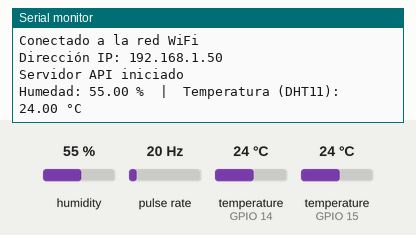
This sketch was run on a simulated ESP32. Parts: the last lines printed to the serial monitor. Wiring (inferred from the names in the program): pulse sensor: data GPIO 4. The test bench sets the inputs (shaded band); at power-on: humidity 55 %, temperature (sensors on GPIO 14, GPIO 15) 24 °C, pulse rate 20 Hz. WiFi joins after 1.5 s; servers stay silent unless stated.

Above: at 3.2 s.
3.3 s: humidity set to 22 %
4.8 s: temperature (sensor on GPIO 14) set to 12 °C
At 6.1 s:
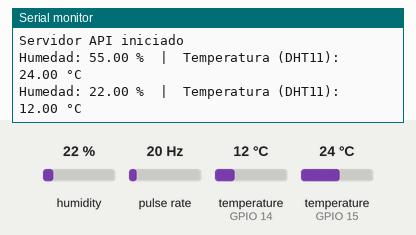
6.3 s: humidity set to 40 %
At 9.9 s:
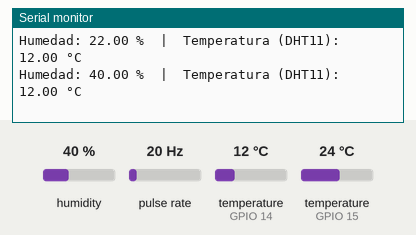
Timing chart, 0 to 11.4 s (numbered marks = the images above; inputs shaded):
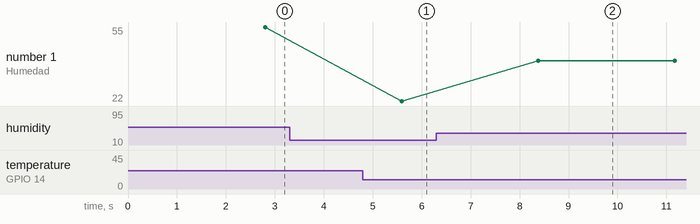

Measured:
- after the input at 4.8 s, the serial monitor: prints a new line after 0.80 s (image 1)
- after the input at 6.3 s, the serial monitor: prints a new line after 2.1 s (image 2)
- plotted number 1: 22 → 40 after the input at 6.3 s

The sketch:

pruebas.ino
```cpp
#include <WiFi.h>              // Biblioteca para gestionar la conectividad WiFi del ESP32
#include <WebServer.h>         // Biblioteca que permite crear un servidor web en el ESP32
#include <DHT.h>               // Biblioteca para interactuar con el sensor DHT (Humedad y Temperatura)
#include <OneWire.h>           // Biblioteca para comunicación con sensores OneWire, como el DS18B20
#include <DallasTemperature.h> // Biblioteca para el sensor de temperatura DS18B20

// Configuración del WiFi
const char *ssid = "xxxx";     // Nombre de la red WiFi
const char *password = "xxxx"; // Contraseña de la red WiFi

// Configuración del servidor web en el puerto 80
WebServer server(80); // Instancia del servidor web en el puerto 80

// Configuración del DHT11
#define DHTPIN 14         // Pin GPIO del ESP32 donde está conectado el DHT11
#define DHTTYPE DHT11     // Especifica el tipo de sensor DHT
DHT dht(DHTPIN, DHTTYPE); // Se crea una instancia de la clase DHT

// Configuración del DS18B20
#define ONE_WIRE_BUS 15              // Pin GPIO del ESP32 donde está conectado el DS18B20
OneWire oneWire(ONE_WIRE_BUS);       // Configuración del bus OneWire para el sensor de temperatura
DallasTemperature sensors(&oneWire); // Creación de la instancia DallasTemperature

// Configuración del sensor de caudal YF-S401
#define FLOW_SENSOR_PIN 4      // Pin GPIO donde está conectado el sensor de caudal
volatile int pulseCount = 0;   // Variable que almacena el número de pulsos del sensor de caudal
float calibrationFactor = 7.5; // Factor de calibración para convertir pulsos a caudal (L/min)

unsigned long oldTime = 0; // Variable para almacenar el último tiempo registrado
float flowRate = 0;        // Caudal en litros por minuto

// Función de interrupción para contar los pulsos del caudalímetro
void IRAM_ATTR countPulses()
{
  pulseCount++; // Incrementa el contador de pulsos cada vez que se detecta una interrupción
}

void setup()
{
  // Inicializar la comunicación serial
  Serial.begin(115200); // Configura la tasa de baudios para la comunicación serial (115200 bps)

  // Inicializar el sensor DHT11
  dht.begin(); // Comienza la lectura del sensor de humedad y temperatura DHT11
  Serial.println("Inicializando DHT11...");

  // Inicializar el sensor DS18B20
  sensors.begin(); // Inicia la comunicación con el sensor DS18B20
  Serial.println("Inicializando DS18B20...");

  // Configurar el pin del sensor de caudal como entrada
  pinMode(FLOW_SENSOR_PIN, INPUT_PULLUP);                                       // Configura el pin como entrada con resistencia pull-up interna
  attachInterrupt(digitalPinToInterrupt(FLOW_SENSOR_PIN), countPulses, RISING); // Configura una interrupción para contar pulsos cuando hay un flanco ascendente

  // Conectar a la red WiFi
  Serial.println("Conectando a la red WiFi...");
  WiFi.begin(ssid, password); // Conecta el ESP32 a la red WiFi

  // Espera hasta que el ESP32 se conecte a la red
  while (WiFi.status() != WL_CONNECTED)
  {
    delay(1000);
    Serial.println("Conectando...");
  }

  Serial.println("Conectado a la red WiFi");
  Serial.print("Dirección IP: ");
  Serial.println(WiFi.localIP()); // Imprime la dirección IP asignada al ESP32

  // Configurar las rutas del servidor web para la API REST
  server.on("/api/data", handleApiData); // Configura la ruta "/api/data" para devolver datos en formato JSON
  server.begin();                        // Inicia el servidor web
  Serial.println("Servidor API iniciado");
}

void loop()
{
  // Ejecutar el servidor web
  server.handleClient(); // Gestiona las solicitudes entrantes al servidor web

  // Leer datos del DHT11
  float h = dht.readHumidity();     // Lee la humedad desde el sensor DHT11
  float t1 = dht.readTemperature(); // Lee la temperatura desde el sensor DHT11

  // Leer datos del DS18B20
  sensors.requestTemperatures();         // Envía una solicitud de temperatura al sensor DS18B20
  float t2 = sensors.getTempCByIndex(0); // Obtiene la temperatura del DS18B20 en grados Celsius

  // Calcular el caudal
  unsigned long currentTime = millis(); // Obtiene el tiempo actual en milisegundos desde que el ESP32 comenzó a correr
  if (currentTime - oldTime > 1000)
  {                                              // Realiza el cálculo de caudal cada segundo
    flowRate = (pulseCount / calibrationFactor); // Calcula el caudal en litros por minuto
    pulseCount = 0;                              // Reinicia el contador de pulsos para la próxima medición
    oldTime = currentTime;
  }

  // Verifica si hubo error en la lectura del DHT11
  if (isnan(h) || isnan(t1))
  {
    Serial.println("Error al leer el DHT11"); // Imprime un mensaje de error si no se pudo leer el DHT11
  }
  else
  {
    // Muestra los valores de humedad y temperatura leídos
    Serial.print("Humedad: ");
    Serial.print(h);
    Serial.print(" %  |  Temperatura (DHT11): ");
    Serial.print(t1);
    Serial.println(" °C");
  }

  delay(2000); // Añade un pequeño retraso para evitar lecturas demasiado frecuentes
}

// Función para manejar la API REST que devuelve los datos en formato JSON
void handleApiData()
{
  float h = dht.readHumidity();          // Lee la humedad
  float t1 = dht.readTemperature();      // Lee la temperatura del DHT11
  sensors.requestTemperatures();         // Solicita temperatura del DS18B20
  float t2 = sensors.getTempCByIndex(0); // Lee la temperatura del DS18B20

  // Construye la cadena JSON con los valores leídos
  String json = "{";
  json += "\"humidity\":" + String(h) + ",";
  json += "\"temperature_dht11\":" + String(t1) + ",";
  json += "\"temperature_ds18b20\":" + String(t2) + ",";
  json += "\"flow_rate\":" + String(flowRate);
  json += "}";

  // Configura la cabecera para permitir conexiones desde cualquier origen
  server.sendHeader("Access-Control-Allow-Origin", "*");
  server.send(200, "application/json", json); // Envía la respuesta en formato JSON
}
```
